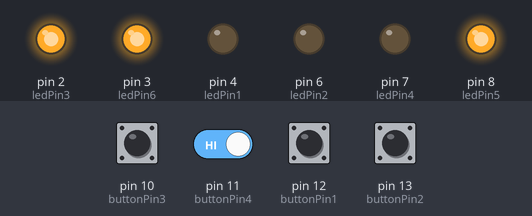
A program run on a simulated Arduino Uno, built with avr-gcc and run on an emulated ATmega328P. Parts: output pins drawn as LEDs (lit = HIGH). Inputs (shaded band) come from the test bench; at power-on: pin 10 (buttonPin3), pin 11 (buttonPin4), pin 12 (buttonPin1), pin 13 (buttonPin2) HIGH.

Above: at 1.2 s.
1.3 s: pin 10 (buttonPin3) pulled LOW for 0.15 s
At 2.5 s:
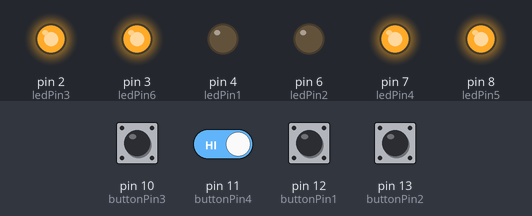
2.9 s: pin 12 (buttonPin1) pulled LOW for 0.15 s
At 3.9 s:
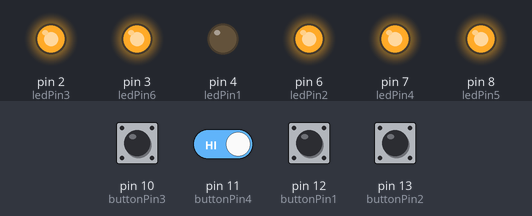
4.5 s: pin 13 (buttonPin2) pulled LOW for 0.15 s
At 5.2 s:
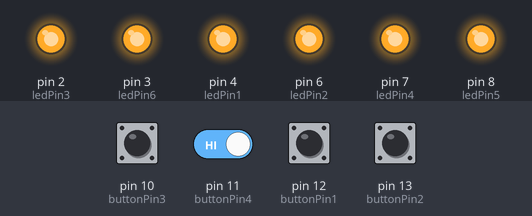
6.1 s: pin 10 (buttonPin3) driven LOW and pin 11 (buttonPin4) driven LOW
At 6.4 s:
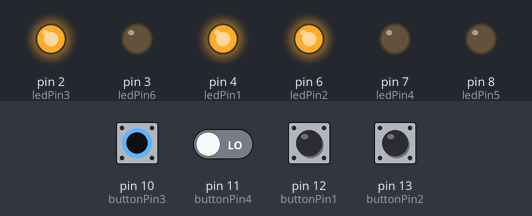
7.6 s: pin 10 (buttonPin3) driven HIGH
At 8.7 s:
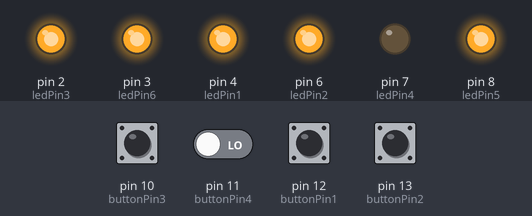
9.1 s: pin 10 (buttonPin3) driven LOW
At 9.9 s:
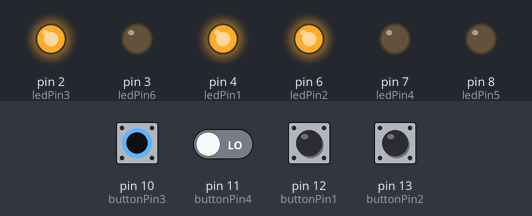
Timing chart, 0 to 11.6 s (numbered marks = the images above; inputs shaded):
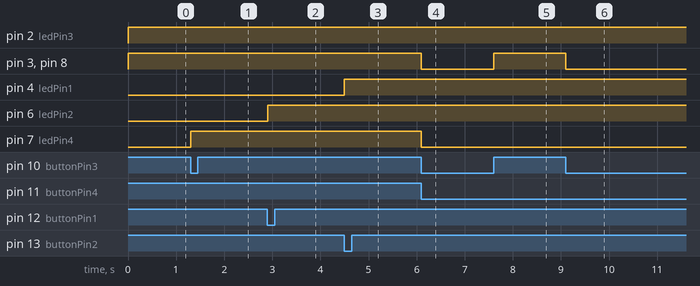

The program:

main.cpp
```cpp
#include <Arduino.h>

const int buttonPin1 = 12;
const int buttonPin2 = 13;
const int buttonPin3 = 10;
const int buttonPin4 = 11;
const int ledPin1 = 4;
const int ledPin2 = 6;
const int ledPin3 = 2;
const int ledPin4 = 7;
const int ledPin5 = 8;
const int ledPin6 = 3;

int buttonState1 = 0;
int buttonState2 = 0;
int buttonState3 = 0;
int buttonState4 = 0;

void setup() {
  pinMode(ledPin1, OUTPUT);
  pinMode(ledPin2, OUTPUT);
  pinMode(ledPin3, OUTPUT);
  pinMode(ledPin4, OUTPUT);
  pinMode(ledPin5, OUTPUT);
  pinMode(ledPin6, OUTPUT);

  pinMode(buttonPin1, INPUT_PULLUP);
  pinMode(buttonPin2, INPUT_PULLUP);
  pinMode(buttonPin3, INPUT_PULLUP);
  pinMode(buttonPin4, INPUT_PULLUP);
}

void loop() {
  buttonState1 = digitalRead(buttonPin1);
  buttonState2 = digitalRead(buttonPin2);
  buttonState3 = digitalRead(buttonPin3);
  buttonState4 = digitalRead(buttonPin4);

  if (buttonState1 == HIGH && buttonState2 == HIGH) {
    digitalWrite(ledPin3, HIGH);
  } else if (buttonState1 == HIGH) {
    digitalWrite(ledPin1, HIGH);
  } else if (buttonState2 == HIGH) {
    digitalWrite(ledPin2, HIGH);
  } else if (buttonState1 == LOW && buttonState2 == LOW) {
    digitalWrite(ledPin1, LOW);
    digitalWrite(ledPin2, LOW);
    digitalWrite(ledPin3, LOW);
  }

  if (buttonState3 == HIGH) {
    digitalWrite(ledPin5, HIGH);
    digitalWrite(ledPin6, HIGH);
  } else if (buttonState4 == HIGH) {
    digitalWrite(ledPin4, HIGH);
    digitalWrite(ledPin6, HIGH);
  } else if (buttonState3 == LOW && buttonState4 == LOW) {
    digitalWrite(ledPin4, LOW);
    digitalWrite(ledPin5, LOW);
    digitalWrite(ledPin6, LOW);
  }
}
```

Measured:
- after the input at 1.3 s, pin 7 (ledPin4): LOW → HIGH at once
- after the input at 2.9 s, pin 6 (ledPin2): LOW → HIGH at once
- after the input at 4.5 s, pin 4 (ledPin1): LOW → HIGH at once
- after the input at 6.1 s, pin 3 (ledPin6), pin 7 (ledPin4), pin 8 (ledPin5): HIGH → LOW at once
- after the input at 7.6 s, pin 3 (ledPin6), pin 8 (ledPin5): LOW → HIGH at once
- after the input at 9.1 s, pin 3 (ledPin6), pin 8 (ledPin5): HIGH → LOW at once
